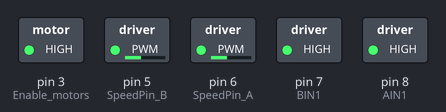
A sketch run on a simulated Arduino Uno, built with avr-gcc and run on an emulated ATmega328P. On the bench: switched loads named in the sketch (green lamp = pin HIGH).

Above: at 0.05 s.
At 2.75 s:
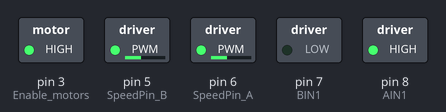
At 5.5 s:
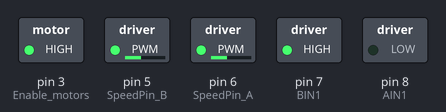
At 10.95 s:
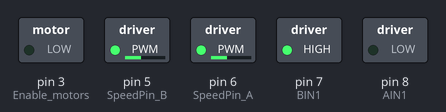
Timing chart, 0 to 12.7 s (numbered marks = the images above):
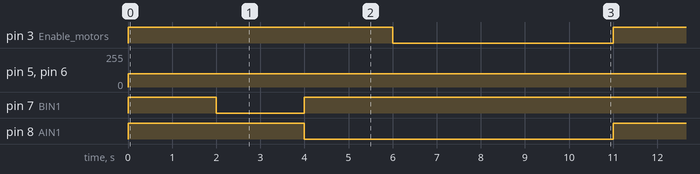

The sketch:

TIE_lab.ino
```cpp
// motor A is left motor
#define SpeedPin_A 6
#define AIN1 8
#define SpeedPin_B 5
#define BIN1 7
#define Enable_motors 3

int PWM_A;
int PWM_B;

void setup() {
  Serial.begin(9600);
  pinMode(SpeedPin_A,OUTPUT);
  pinMode(AIN1,OUTPUT);
  pinMode(SpeedPin_B, OUTPUT);
  pinMode(BIN1,OUTPUT);
  pinMode(Enable_motors,OUTPUT);
}

void loop() {
  go_forward(100);
  delay(2000);
  rotate_right(100);
  delay(2000);
  rotate_left(100);
  delay(2000);
  stop();
  delay(5000);
}


void stop(){
  digitalWrite(Enable_motors, LOW);//turn off
}

void go_forward(int speed){
  digitalWrite(Enable_motors, HIGH);//turn on
  digitalWrite(AIN1, HIGH);//motor A clockwise
  digitalWrite(BIN1, HIGH);//moto B clockwise
  PWM_A = speed;
  PWM_B = speed;
  analogWrite(SpeedPin_A, PWM_A);
  analogWrite(SpeedPin_B, PWM_B);
}

void go_backward(int speed){
  digitalWrite(Enable_motors, HIGH);//turn on
  digitalWrite(AIN1, LOW);//motor A clockwise
  digitalWrite(BIN1, LOW);//moto B clockwise
  PWM_A = speed;
  PWM_B = speed;
  analogWrite(SpeedPin_A, PWM_A);
  analogWrite(SpeedPin_B, PWM_B);
}

void turn_left(int speed){
  digitalWrite(Enable_motors, HIGH);//turn on
  digitalWrite(AIN1, HIGH);//motor A clockwise
  digitalWrite(BIN1, HIGH);//moto B clockwise
  PWM_A = speed*0.75;
  PWM_B = speed;
  analogWrite(SpeedPin_A, PWM_A);
  analogWrite(SpeedPin_B, PWM_B);
}

void turn_right(int speed){
  digitalWrite(Enable_motors, HIGH);//turn on
  digitalWrite(AIN1, HIGH);//motor A clockwise
  digitalWrite(BIN1, HIGH);//moto B clockwise
  PWM_A = speed;
  PWM_B = speed*0.75;
  analogWrite(SpeedPin_A, PWM_A);
  analogWrite(SpeedPin_B, PWM_B);
}

void rotate_left(int speed){
  digitalWrite(Enable_motors, HIGH);//turn on
  digitalWrite(AIN1, LOW);//motor A cclockwise
  digitalWrite(BIN1, HIGH);//moto B clockwise
  PWM_A = speed;
  PWM_B = speed;
  analogWrite(SpeedPin_A, PWM_A);
  analogWrite(SpeedPin_B, PWM_B);
}

void rotate_right(int speed){
  digitalWrite(Enable_motors, HIGH);//turn on
  digitalWrite(AIN1, HIGH);//motor A clockwise
  digitalWrite(BIN1, LOW);//moto B cclockwise
  PWM_A = speed;
  PWM_B = speed;
  analogWrite(SpeedPin_A, PWM_A);
  analogWrite(SpeedPin_B, PWM_B);
}
```

Measured:
- by itself, pin 3 (Enable_motors): alternates HIGH for 6.0 s and LOW for 5.0 s
- by itself, pin 5 (SpeedPin_B), pin 6 (SpeedPin_A): 0/255 → 100/255 at 0.00 s
- by itself, pin 7 (BIN1): repeats every 11.0 s: LOW 2.0 s, HIGH 9.0 s
- by itself, pin 8 (AIN1): alternates HIGH for 4.0 s and LOW for 7.0 s
